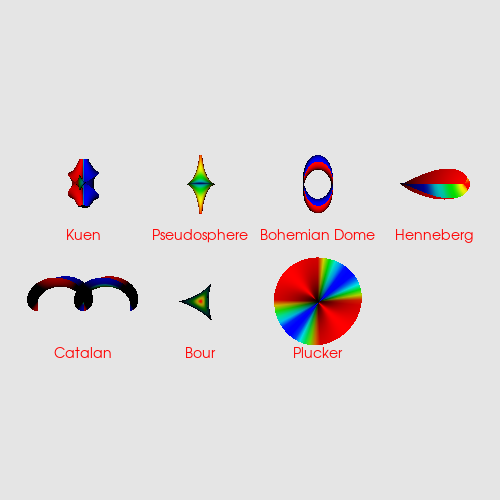

Recreate this plot in Python.
#!/usr/bin/env python
# Demonstrate more parametric surfaces: Kuen, Pseudosphere, Bohemian Dome, Henneberg, Catalan, Bour, Plucker.

import math

import vtkmodules.vtkInteractionStyle  # noqa: F401
import vtkmodules.vtkRenderingFreeType  # noqa: F401
import vtkmodules.vtkRenderingOpenGL2  # noqa: F401

from vtkmodules.vtkCommonComputationalGeometry import (
    vtkParametricBohemianDome,
    vtkParametricBour,
    vtkParametricCatalanMinimal,
    vtkParametricHenneberg,
    vtkParametricKuen,
    vtkParametricPluckerConoid,
    vtkParametricPseudosphere,
)
from vtkmodules.vtkFiltersSources import vtkParametricFunctionSource
from vtkmodules.vtkRenderingCore import (
    vtkActor,
    vtkActor2D,
    vtkPolyDataMapper,
    vtkRenderWindow,
    vtkRenderWindowInteractor,
    vtkRenderer,
    vtkTextMapper,
)

# Kuen's surface.
kuen = vtkParametricKuen()
kuen_source = vtkParametricFunctionSource()
kuen_source.SetParametricFunction(kuen)
kuen_source.SetScalarModeToU()

kuen_mapper = vtkPolyDataMapper()
kuen_mapper.SetInputConnection(kuen_source.GetOutputPort())

kuen_actor = vtkActor()
kuen_actor.SetMapper(kuen_mapper)
kuen_actor.SetPosition(0, -19, 0)
kuen_actor.RotateX(90)

kuen_text_mapper = vtkTextMapper()
kuen_text_mapper.SetInput("Kuen")
kuen_text_mapper.GetTextProperty().SetJustificationToCentered()
kuen_text_mapper.GetTextProperty().SetVerticalJustificationToCentered()
kuen_text_mapper.GetTextProperty().SetColor(1, 0, 0)
kuen_text_mapper.GetTextProperty().SetFontSize(14)
kuen_text_actor = vtkActor2D()
kuen_text_actor.SetMapper(kuen_text_mapper)
kuen_text_actor.GetPositionCoordinate().SetCoordinateSystemToWorld()
kuen_text_actor.GetPositionCoordinate().SetValue(0, -22.5, 0)

# Pseudosphere.
pseudo = vtkParametricPseudosphere()
pseudo.SetMinimumU(-3)
pseudo.SetMaximumU(3)
pseudo_source = vtkParametricFunctionSource()
pseudo_source.SetParametricFunction(pseudo)
pseudo_source.SetScalarModeToY()

pseudo_mapper = vtkPolyDataMapper()
pseudo_mapper.SetInputConnection(pseudo_source.GetOutputPort())

pseudo_actor = vtkActor()
pseudo_actor.SetMapper(pseudo_mapper)
pseudo_actor.SetPosition(8, -19, 0)
pseudo_actor.RotateX(90)

pseudo_text_mapper = vtkTextMapper()
pseudo_text_mapper.SetInput("Pseudosphere")
pseudo_text_mapper.GetTextProperty().SetJustificationToCentered()
pseudo_text_mapper.GetTextProperty().SetVerticalJustificationToCentered()
pseudo_text_mapper.GetTextProperty().SetColor(1, 0, 0)
pseudo_text_mapper.GetTextProperty().SetFontSize(14)
pseudo_text_actor = vtkActor2D()
pseudo_text_actor.SetMapper(pseudo_text_mapper)
pseudo_text_actor.GetPositionCoordinate().SetCoordinateSystemToWorld()
pseudo_text_actor.GetPositionCoordinate().SetValue(8, -22.5, 0)

# Bohemian Dome.
bdome = vtkParametricBohemianDome()
bdome_source = vtkParametricFunctionSource()
bdome_source.SetParametricFunction(bdome)
bdome_source.SetScalarModeToU()

bdome_mapper = vtkPolyDataMapper()
bdome_mapper.SetInputConnection(bdome_source.GetOutputPort())

bdome_actor = vtkActor()
bdome_actor.SetMapper(bdome_mapper)
bdome_actor.SetPosition(16, -19, 0)
bdome_actor.RotateY(90)

bdome_text_mapper = vtkTextMapper()
bdome_text_mapper.SetInput("Bohemian Dome")
bdome_text_mapper.GetTextProperty().SetJustificationToCentered()
bdome_text_mapper.GetTextProperty().SetVerticalJustificationToCentered()
bdome_text_mapper.GetTextProperty().SetColor(1, 0, 0)
bdome_text_mapper.GetTextProperty().SetFontSize(14)
bdome_text_actor = vtkActor2D()
bdome_text_actor.SetMapper(bdome_text_mapper)
bdome_text_actor.GetPositionCoordinate().SetCoordinateSystemToWorld()
bdome_text_actor.GetPositionCoordinate().SetValue(16, -22.5, 0)

# Henneberg's minimal surface.
hberg = vtkParametricHenneberg()
hberg.SetMinimumU(-0.3)
hberg.SetMaximumU(0.3)
hberg_source = vtkParametricFunctionSource()
hberg_source.SetParametricFunction(hberg)
hberg_source.SetScalarModeToV()

hberg_mapper = vtkPolyDataMapper()
hberg_mapper.SetInputConnection(hberg_source.GetOutputPort())

hberg_actor = vtkActor()
hberg_actor.SetMapper(hberg_mapper)
hberg_actor.SetPosition(24, -19, 0)
hberg_actor.RotateY(90)

hberg_text_mapper = vtkTextMapper()
hberg_text_mapper.SetInput("Henneberg")
hberg_text_mapper.GetTextProperty().SetJustificationToCentered()
hberg_text_mapper.GetTextProperty().SetVerticalJustificationToCentered()
hberg_text_mapper.GetTextProperty().SetColor(1, 0, 0)
hberg_text_mapper.GetTextProperty().SetFontSize(14)
hberg_text_actor = vtkActor2D()
hberg_text_actor.SetMapper(hberg_text_mapper)
hberg_text_actor.GetPositionCoordinate().SetCoordinateSystemToWorld()
hberg_text_actor.GetPositionCoordinate().SetValue(24, -22.5, 0)

# Catalan's minimal surface.
catalan = vtkParametricCatalanMinimal()
catalan.SetMinimumU(-2.0 * math.pi)
catalan.SetMaximumU(2.0 * math.pi)
catalan_source = vtkParametricFunctionSource()
catalan_source.SetParametricFunction(catalan)
catalan_source.SetScalarModeToV()

catalan_mapper = vtkPolyDataMapper()
catalan_mapper.SetInputConnection(catalan_source.GetOutputPort())

catalan_actor = vtkActor()
catalan_actor.SetMapper(catalan_mapper)
catalan_actor.SetPosition(0, -27, 0)
catalan_actor.SetScale(0.5, 0.5, 0.5)

catalan_text_mapper = vtkTextMapper()
catalan_text_mapper.SetInput("Catalan")
catalan_text_mapper.GetTextProperty().SetJustificationToCentered()
catalan_text_mapper.GetTextProperty().SetVerticalJustificationToCentered()
catalan_text_mapper.GetTextProperty().SetColor(1, 0, 0)
catalan_text_mapper.GetTextProperty().SetFontSize(14)
catalan_text_actor = vtkActor2D()
catalan_text_actor.SetMapper(catalan_text_mapper)
catalan_text_actor.GetPositionCoordinate().SetCoordinateSystemToWorld()
catalan_text_actor.GetPositionCoordinate().SetValue(0, -30.5, 0)

# Bour's minimal surface.
bour = vtkParametricBour()
bour_source = vtkParametricFunctionSource()
bour_source.SetParametricFunction(bour)
bour_source.SetScalarModeToU()

bour_mapper = vtkPolyDataMapper()
bour_mapper.SetInputConnection(bour_source.GetOutputPort())

bour_actor = vtkActor()
bour_actor.SetMapper(bour_mapper)
bour_actor.SetPosition(8, -27, 0)

bour_text_mapper = vtkTextMapper()
bour_text_mapper.SetInput("Bour")
bour_text_mapper.GetTextProperty().SetJustificationToCentered()
bour_text_mapper.GetTextProperty().SetVerticalJustificationToCentered()
bour_text_mapper.GetTextProperty().SetColor(1, 0, 0)
bour_text_mapper.GetTextProperty().SetFontSize(14)
bour_text_actor = vtkActor2D()
bour_text_actor.SetMapper(bour_text_mapper)
bour_text_actor.GetPositionCoordinate().SetCoordinateSystemToWorld()
bour_text_actor.GetPositionCoordinate().SetValue(8, -30.5, 0)

# Plucker's conoid surface.
plucker = vtkParametricPluckerConoid()
plucker_source = vtkParametricFunctionSource()
plucker_source.SetParametricFunction(plucker)
plucker_source.SetScalarModeToZ()

plucker_mapper = vtkPolyDataMapper()
plucker_mapper.SetInputConnection(plucker_source.GetOutputPort())

plucker_actor = vtkActor()
plucker_actor.SetMapper(plucker_mapper)
plucker_actor.SetPosition(16, -27, 0)

plucker_text_mapper = vtkTextMapper()
plucker_text_mapper.SetInput("Plucker")
plucker_text_mapper.GetTextProperty().SetJustificationToCentered()
plucker_text_mapper.GetTextProperty().SetVerticalJustificationToCentered()
plucker_text_mapper.GetTextProperty().SetColor(1, 0, 0)
plucker_text_mapper.GetTextProperty().SetFontSize(14)
plucker_text_actor = vtkActor2D()
plucker_text_actor.SetMapper(plucker_text_mapper)
plucker_text_actor.GetPositionCoordinate().SetCoordinateSystemToWorld()
plucker_text_actor.GetPositionCoordinate().SetValue(16, -30.5, 0)

# Rendering pipeline.
renderer = vtkRenderer()
renderer.AddActor(kuen_actor)
renderer.AddActor(pseudo_actor)
renderer.AddActor(bdome_actor)
renderer.AddActor(hberg_actor)
renderer.AddActor(catalan_actor)
renderer.AddActor(bour_actor)
renderer.AddActor(plucker_actor)
renderer.AddActor(kuen_text_actor)
renderer.AddActor(pseudo_text_actor)
renderer.AddActor(bdome_text_actor)
renderer.AddActor(hberg_text_actor)
renderer.AddActor(catalan_text_actor)
renderer.AddActor(bour_text_actor)
renderer.AddActor(plucker_text_actor)

renderer.SetBackground(0.9, 0.9, 0.9)

render_window = vtkRenderWindow()
render_window.SetSize(500, 500)
render_window.AddRenderer(renderer)
render_window.SetWindowName("more parametric functions")

renderer.ResetCamera()

interactor = vtkRenderWindowInteractor()
interactor.SetRenderWindow(render_window)

interactor.Initialize()
interactor.Start()
